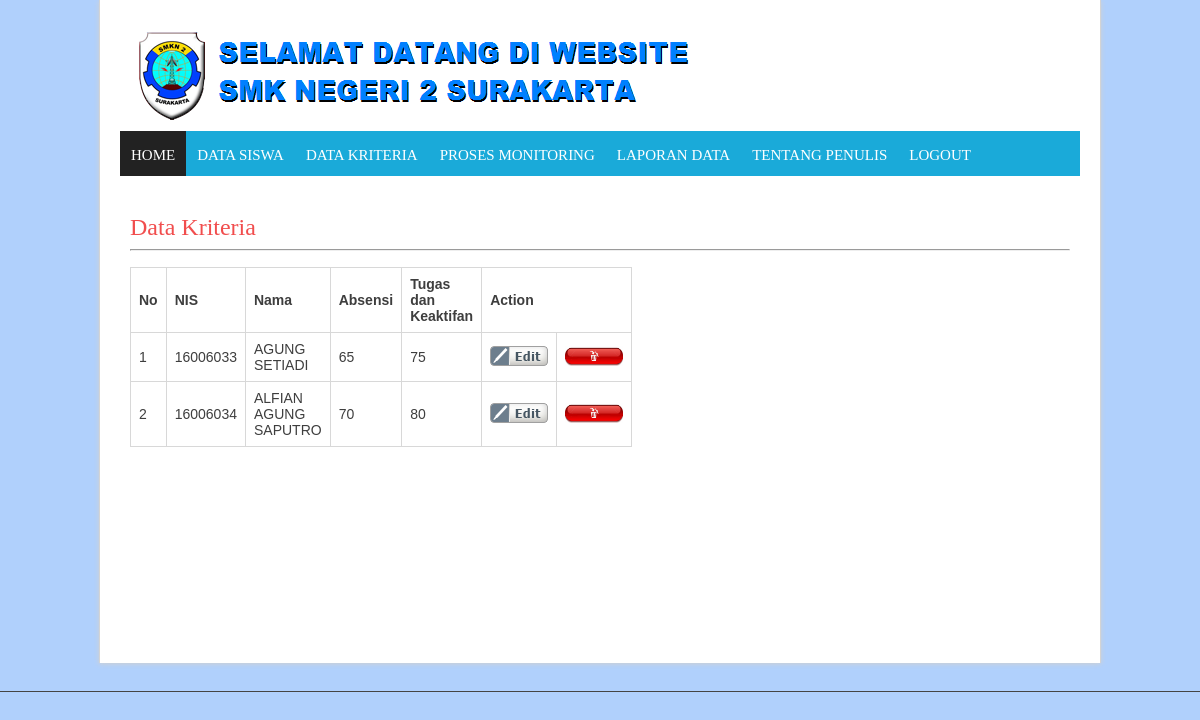
The page /master/dkriteria.php (signed in) on the database its author committed.
### tables this page shows
CREATE TABLE IF NOT EXISTS `tbtesting` (
  `idtesting` int(10) NOT NULL AUTO_INCREMENT,
  `nis` varchar(30) DEFAULT NULL,
  `nama` varchar(30) NOT NULL,
  `absensi` float DEFAULT NULL,
  `tugas` float DEFAULT NULL,
  PRIMARY KEY (`idtesting`) USING BTREE
);

### master/dkriteria.php (the view)
<?php include "admin_header.php"?>
<div id="page" style="padding: 30px;">
			<h2 class="title"><a href="#">Data Kriteria</a></h2><hr />
			<div style="clear: both;">&nbsp;
              <table border="1" align="center">
                <tr align="Left">
                  <td width="5"><strong>No </strong></td>
                  <td width="50"><strong>NIS</strong></td>
                  <td width="50"><strong>Nama</strong></td>
                  <td width="50"><strong>Absensi</strong></td>
                  <td width="50"><strong>Tugas dan Keaktifan</strong></td>
                  <td colspan="2"><strong>Action</strong></td>
                </tr>
                	<?php
					include "/connections/ron.php";
					$kd_bahan = 0;
					$modal=mysqli_query($mysqli,"SELECT * FROM tbtesting");
					while($row=mysqli_fetch_array($modal)){
					$kd_bahan++;
					?>
				<tr align="center">
                    <td><?php echo $kd_bahan; ?></td>
                    <td><?php echo $row['nis']; ?></td>
                    <td><?php echo $row['nama']; ?></td>
                    <td><?php echo $row['absensi']; ?></td>
                    <td><?php echo $row['tugas']; ?></td>
                    <td width="33"><a href="editkriteria.php?no=<?php echo $row['idtesting']; ?>" ><img src="images/edit.gif" alt="" width="58" height="20" /></a></td>
                    <td width="32"><a href="deletekriteria.php?no=<?php echo $row['idtesting']; ?>"><img src="images/delete.gif" alt="" width="58" height="20" /></a></td>
                  </tr>
                  <?php }  ?>
              </table>
            </div>
	  </div>
		<div class="post">
			<div style="clear: both;">&nbsp;</div>
			<div class="entry">
				<p>&nbsp;</p>
			</div>
</div>
		<div class="post">
			<h2 class="title">&nbsp;</h2>
		</div>
		<div style="clear: both;">&nbsp;</div>
	</div>
  <div style="clear: both;">&nbsp;</div>
</div>
<?php include "admin_footer.php"?>

### master/SMK Negeri 2 Surakarta_files/style.css (style rules this page uses)
html, body, div { font-size:100%;font-family:inherit;vertical-align:baseline;margin:0;padding:0;border:0;outline:0;font-weight:inherit;font-style:inherit; }
caption, th, td { text-align:left;font-weight:normal; }
table { border-collapse:separate;border-spacing:0; }
* { margin:0;padding:0; }
p { text-indent:10px; margin: 5px 0 10px 0; }
img { border:0px; }
table, th, td, tr { padding: 8px; border: 1px solid #D8D8D8; border-collapse: collapse; }
body { font-family: Arial, sans-serif; font-size:14px; color: #3e3e3e; background: #eee; }
h2 { font-size: 24px; color: #666; font-weight: 300; line-height: 180%; }
a { color:#f14d4d; text-decoration:none; }
.post { width: 615px; display: inline-block; margin: 0px 15px 20px 0px; padding: 10px; }

### master/admin_header.php (style rules this page uses)
h1, h2, h3, h4, h5, h6, #top_title_box { font-family:Droid Sans; }
h1, h2, h3, h4, h5, h6 { color: #!important; }
a { color: #!important; }
body.custom-background { background-color: #b0d0fc; }

### rows shown on the page
tbtesting: nis "16006033", nama "AGUNG SETIADI", absensi "65", tugas "75"
tbtesting: nis "16006034", nama "ALFIAN AGUNG SAPUTRO", absensi "70", tugas "80"
